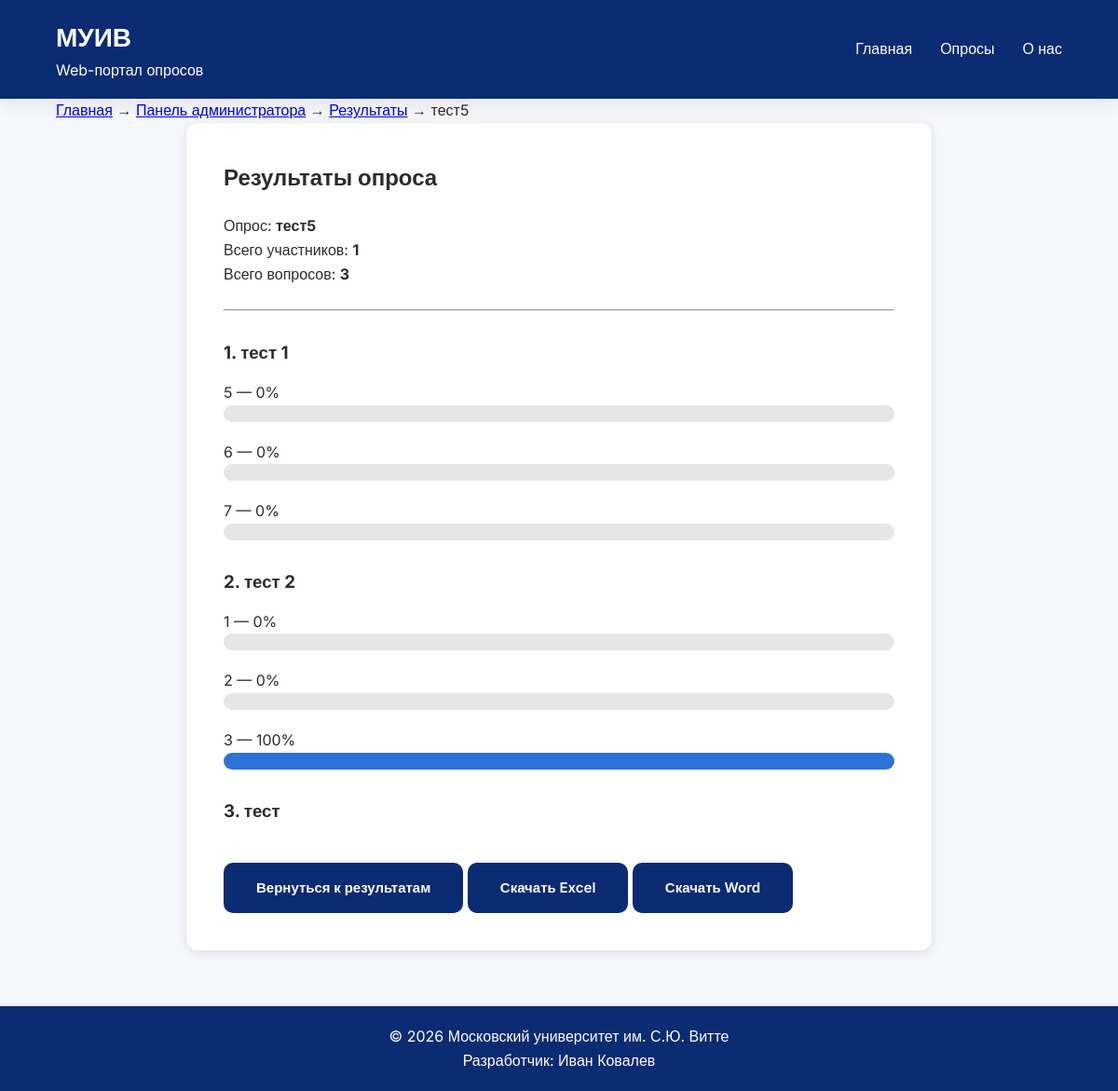
The app's page /results.php?id=4 (signed in) with its own data.
### tables this page shows
CREATE TABLE `polls` (
  `POLL_ID` int(11) NOT NULL,
  `POLL_TITLE` varchar(150) NOT NULL,
  `POLL_DESCRIPTION` text DEFAULT NULL,
  `POLL_START_DATE` date NOT NULL,
  `POLL_END_DATE` date NOT NULL,
  `POLL_STATUS` varchar(30) NOT NULL,
  `POLL_CAT_ID` int(11) NOT NULL,
  `POLL_USER_ID` int(11) NOT NULL
);

CREATE TABLE `questions` (
  `QST_ID` int(11) NOT NULL,
  `QST_POLL_ID` int(11) NOT NULL,
  `QST_TEXT` text NOT NULL,
  `QST_TYPE` varchar(30) NOT NULL,
  `QST_ORDER` int(11) NOT NULL
);

CREATE TABLE `answer_options` (
  `OPT_ID` int(11) NOT NULL,
  `OPT_QST_ID` int(11) NOT NULL,
  `OPT_TEXT` varchar(255) NOT NULL
);

### results.php (the view, shortened to what this page needs)
<?php
require_once __DIR__ . '/db.php';
$poll_id = $_GET['id'];
$sql = "SELECT * FROM polls WHERE POLL_ID = ?";
$stmt = $pdo->prepare($sql);
$stmt->execute([$poll_id]);
$poll = $stmt->fetch(PDO::FETCH_ASSOC);
$sql = "SELECT COUNT(DISTINCT PART_USER_ID)
        FROM poll_participants
        WHERE PART_POLL_ID = ?";
$stmt = $pdo->prepare($sql);
$stmt->execute([$poll_id]);
$total_users = $stmt->fetchColumn();
$sql = "SELECT * FROM questions
        WHERE QST_POLL_ID = ?
        ORDER BY QST_ORDER";
$stmt = $pdo->prepare($sql);
$stmt->execute([$poll_id]);
$questions = $stmt->fetchAll(PDO::FETCH_ASSOC);
?>
<!DOCTYPE html>
<html lang="ru">
<head>
    <link rel="stylesheet"
          href="css/style.css">
</head>
<body>
<header>
    <div class="container">
        <div class="logo">
            <a href="index.php">
                <span>МУИВ</span>
                <small>Web-портал опросов</small>
            </a>
        </div>
        <nav>
            <ul class="menu">
                <li>
                    <a href="index.php">Главная</a>
                </li>
                <li>
                    <a href="polls.php">Опросы</a>
                </li>
                <li>
                    <a href="about.php">О нас</a>
                </li>
            </ul>
        </nav>
    </div>
</header>
<main>
<section class="results-page">
    <div class="container">
        <div class="breadcrumbs">
            <a href="index.php">Главная</a>
            <span>→</span>
            <?php if ($_SESSION['user_role'] == 1): ?>
                <a href="admin.php">Панель администратора</a>
                <span>→</span>
                <a href="admin-results.php">Результаты</a>
            <?php else: ?>
                <a href="teacher.php">Панель преподавателя</a>
                <span>→</span>
                <span>Результаты опроса</span>
            <?php endif; ?>
            <span>→</span>
            <span><?= htmlspecialchars($poll['POLL_TITLE']) ?></span>
        </div>
        <div class="results-card">
            <h1>Результаты опроса</h1>
            <p>
                Опрос:
                <strong>
                    <?= htmlspecialchars($poll['POLL_TITLE']) ?>
                </strong>
            </p>
            <p>
                Всего участников:
                <strong>
                    <?= $total_users ?>
                </strong>
            </p>
            <p>
                Всего вопросов:
                <strong>
                    <?= count($questions) ?>
                </strong>
            </p>
            <hr>
            <?php foreach ($questions as $question): ?>
                <h3>
                    <?= htmlspecialchars($question['QST_ORDER']) ?>.
                    <?= htmlspecialchars($question['QST_TEXT']) ?>
                </h3>
                <?php
                $sql = "SELECT *
                        FROM answer_options
                        WHERE OPT_QST_ID = ?";
                $stmt = $pdo->prepare($sql);
                $stmt->execute([
                    $question['QST_ID']
                ]);
                $options = $stmt->fetchAll(PDO::FETCH_ASSOC);
                ?>
                <?php foreach ($options as $option): ?>
                    <?php
                    $sql = "SELECT COUNT(DISTINCT ANS_USER_ID)
                            FROM user_answers
                            WHERE ANS_OPT_ID = ?";
                    $stmt = $pdo->prepare($sql);
                    $stmt->execute([
                        $option['OPT_ID']
                    ]);
                    $count = $stmt->fetchColumn();
                    if ($total_users > 0) {
                        $percent = round(($count / $total_users) * 100);
                    } else {
                        $percent = 0;
                    }
                    ?>
                    <p>
                        <?= htmlspecialchars($option['OPT_TEXT']) ?>
                        — <?= $percent ?>%
                    </p>
                    <div class="progress">
                        <div
                            class="progress-fill"
                            style="width:<?= $percent ?>%;"
                        ></div>
                    </div>
                <?php endforeach; ?>
            <?php endforeach; ?>
            <br>
            <?php if ($_SESSION['user_role'] == 1): ?>
                <a href="admin-results.php" class="btn">
                    Вернуться к результатам
                </a>
            <?php else: ?>
                <a href="teacher.php" class="btn">
                    Вернуться к панели преподавателя
                </a>
            <?php endif; ?>
            <a
                href="export-results.php?id=<?= $poll_id ?>"
                class="btn"
            >
                Скачать Excel
            </a>
            <a
                href="export-results-word.php?id=<?= $poll_id ?>"
                class="btn"
            >
                Скачать Word
            </a>
        </div>
    </div>
</section>
</main>
<footer>
    © 2026 Московский университет им. С.Ю. Витте
    <br>
    Разработчик: Иван Ковалев
</footer>
</body>
</html>

### css/style.css (style rules this page uses)
* { margin: 0; padding: 0; box-sizing: border-box; }
:root { --primary:#0b2b72; --primary-dark:#16235A; --secondary:#8B1E3F; --secondary-dark:#6F1732; --background:#F5F7FA; --white:#FFFFFF; --text:#2C2C2C; --border:#D8DCE5; --radius:12px; --shadow:0 6px 20px rgba(0,0,0,.08); --transition:.25s; }
body { font-family: 'Inter', sans-serif; background:var(--background); color:var(--text); line-height:1.6; }
.container { width:90%; max-width:1200px; margin:auto; }
header { background:var(--primary); color:white; padding:18px 0; box-shadow:var(--shadow); }
header .container { display:flex; justify-content:space-between; align-items:center; }
.logo { font-size:24px; font-weight:700; }
.logo a { display:flex; flex-direction:column; text-decoration:none; color:white; }
.logo span { font-size:28px; color:white; }
.logo small { font-size:16px; font-weight:400; color:white; }
nav ul { display:flex; list-style:none; gap:30px; }
nav a { color:white; text-decoration:none; transition:var(--transition); font-weight:500; }
.btn { display:inline-block; background:var(--primary); color:white; padding:15px 35px; border-radius:10px; text-decoration:none; transition:var(--transition); font-weight:600; border:none; font-family:'Inter', sans-serif; font-size:15px; cursor:pointer; }
html { height:100%; }
body { min-height:100%; display:flex; flex-direction:column; }
main { flex:1; }
footer { background:var(--primary); color:white; text-align:center; padding:20px; margin-top:60px; }
.results-card { width:800px; margin:0 auto; background:#fff; padding:40px; border-radius:12px; box-shadow:0 3px 12px rgba(0,0,0,.1); }
.results-card h1 { margin-bottom:20px; }
.results-card h3 { margin-top:30px; margin-bottom:15px; }
.progress { width:100%; height:18px; background:#e6e6e6; border-radius:20px; margin-bottom:20px; overflow:hidden; }
.progress-fill { height:100%; background:#2d72d9; }
.results-card hr { margin:25px 0; }

### records on screen
polls: POLL_TITLE "тест5"
questions: QST_ORDER "1", QST_TEXT "тест 1"
answer_options: OPT_TEXT "5", percent "0"
answer_options: OPT_TEXT "6", percent "0"
answer_options: OPT_TEXT "7", percent "0"
questions: QST_ORDER "2", QST_TEXT "тест 2"
answer_options: OPT_TEXT "1", percent "0"
answer_options: OPT_TEXT "2", percent "0"
answer_options: OPT_TEXT "3", percent "100"
questions: QST_ORDER "3", QST_TEXT "тест"

### other values on screen
$total_users "1"
count($questions) "3"
